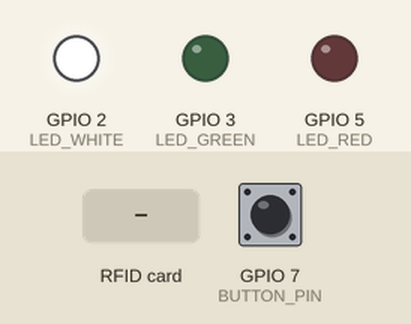
This sketch was run on a simulated ESP32-S3. On the bench: output pins drawn as LEDs (lit = HIGH). The test bench sets the inputs (shaded band); at power-on: GPIO 7 (BUTTON_PIN) HIGH. WiFi joins after 1.5 s; servers stay silent unless stated; uploads are accepted with an empty reply; what the sketch prints to the serial monitor is not drawn.

Above: at 4.2 s.
4.3 s: GPIO 7 (BUTTON_PIN) pulled LOW for 0.15 s
At 5.7 s:
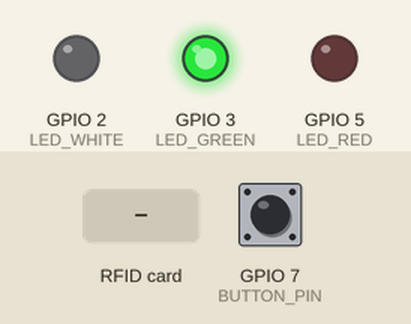
6.0 s: RFID card 5E 7A 19 C4 held to the reader
At 6.6 s:
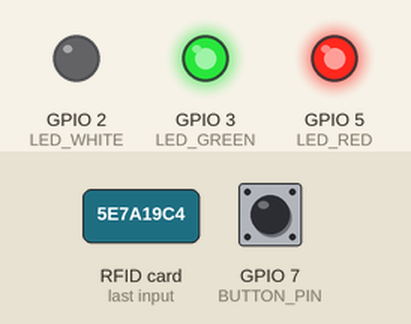
8.2 s: GPIO 7 (BUTTON_PIN) pulled LOW for 1 s
At 10.2 s:
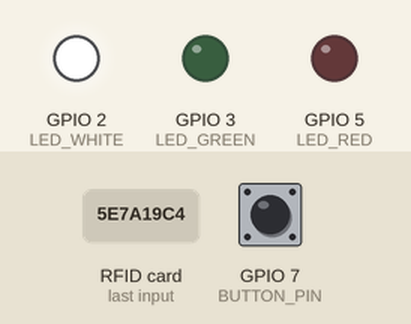
10.8 s: GPIO 7 (BUTTON_PIN) pulled LOW for 3.2 s
At 14.4 s:
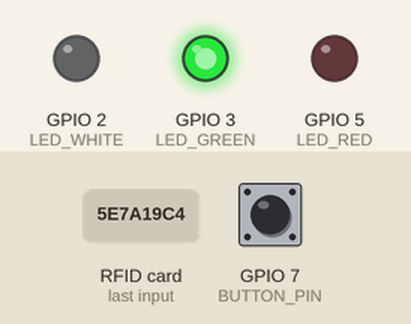
Timing chart, 0 to 15.9 s (numbered marks = the images above; inputs shaded):
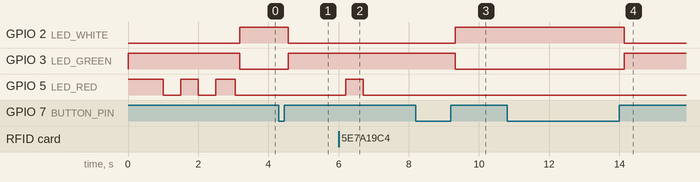

Measured:
- after the input at 4.3 s, GPIO 2 (LED_WHITE): HIGH → LOW after 0.27 s; GPIO 3 (LED_GREEN): LOW → HIGH after 0.27 s
- after the input at 6.0 s, GPIO 5 (LED_RED): LOW → HIGH after 0.20 s, → LOW 0.50 s later
- after the input at 8.2 s, GPIO 2 (LED_WHITE): LOW → HIGH after 1.1 s; GPIO 3 (LED_GREEN): HIGH → LOW after 1.1 s
- after the input at 10.8 s, GPIO 2 (LED_WHITE): HIGH → LOW after 3.3 s; GPIO 3 (LED_GREEN): LOW → HIGH after 3.3 s

The sketch:

rfid_read_write.ino
```cpp
#include <SPI.h>
#include <MFRC522.h>
#include <WiFi.h>
#include <HTTPClient.h>

#define RST_PIN         4           // Pin de reset, configurable
#define SS_PIN          6           // Pin SS, configurable
#define LED_WHITE       2           // Pin pour la LED blanche
#define LED_RED         5           // Pin pour la LED rouge
#define LED_GREEN       3           // Pin pour la LED verte
#define BUTTON_PIN      7           // Pin pour le bouton

#define SSID "PCmatthieu"
#define PASSW "123456789!"
const char* host     = "192.168.137.4";
const char* url      = "/index.php";

MFRC522 mfrc522(SS_PIN, RST_PIN);   // Création d'une instance MFRC522


enum Mode {
  READ_MODE,
  WRITE_MODE
};

Mode currentMode = WRITE_MODE;

enum WriteState {
    WAIT_FOR_FAMILY_NAME,
    WAIT_FOR_FIRST_NAME,
    NONE
};

WriteState writeState = NONE;

String rfidData = "";

unsigned long lastDebounceTime = 0;
unsigned long debounceDelay = 100;
bool lastButtonState = LOW;
bool buttonState = LOW;

bool ledState = LOW;
unsigned long lastReadTime = 0;
const unsigned long readDelay = 1000; // Un délai de 1 seconde (1000 millisecondes)
bool cardDetected = false;

MFRC522::MIFARE_Key key;


void setup() {
  pinMode(LED_WHITE, OUTPUT);
  pinMode(LED_RED, OUTPUT);
  pinMode(LED_GREEN, OUTPUT);
  pinMode(BUTTON_PIN, INPUT_PULLUP);
  digitalWrite(LED_RED, HIGH);
  digitalWrite(LED_GREEN, HIGH);
  Serial.begin(115200);
  delay(1000); // Délai pour stabiliser la communication série

  // Initialisation du WiFi
  WiFi.begin(SSID, PASSW);
  Serial.println(F("\nConnecting"));

  // Attente de la connexion WiFi
  while (WiFi.status() != WL_CONNECTED) {
    Serial.print(F("."));
    digitalWrite(LED_RED, LOW);
    delay(500);
    digitalWrite(LED_RED, HIGH);
    delay(500);
  }

  Serial.println(F("Connecté avec succès !"));
  IPAddress ip = WiFi.localIP();
  Serial.print("IP Address: ");
  Serial.println(ip);
  // Initialisation du SPI et du lecteur MFRC522
  SPI.begin();
  mfrc522.PCD_Init();

  // Configuration initiale de la LED
  updateLED();

  // Initialisation de la clé pour le lecteur MFRC522
  for (byte i = 0; i < 6; i++) {
    key.keyByte[i] = 0xFF;
  }
}


void loop() {
  readButton(); // Lecture de l'état du bouton

  if (currentMode == READ_MODE) {
    performRead(); // Lire les données de la carte si en mode lecture
  } else if (currentMode == WRITE_MODE) {
    performWrite(); // Écrire les données sur la carte si en mode écriture
  }
}


void readButton() {
  bool reading = digitalRead(BUTTON_PIN);

  // Vérifier si l'état du bouton a changé
  if (reading != lastButtonState) {
    lastDebounceTime = millis(); // Réinitialiser le timer de debounce
  }

  if ((millis() - lastDebounceTime) > debounceDelay) {
    if (reading != buttonState && reading == HIGH) {
      Serial.println("Button Pressed");
      currentMode = (currentMode == READ_MODE) ? WRITE_MODE : READ_MODE;
      Serial.print("Changement de mode. Nouveau mode : ");
      Serial.println(currentMode == READ_MODE ? "READ_MODE" : "WRITE_MODE");
      updateLED(); // Mettre à jour l'état de la LED immédiatement
    }
    buttonState = reading;
  }

  lastButtonState = reading;
}


void updateLED() {
  static unsigned long previousMillis = 0;
  const long interval = 200; // Intervalle de clignotement pour la LED verte

  unsigned long currentMillis = millis();

  digitalWrite(LED_WHITE, (currentMode == READ_MODE) ? HIGH : LOW);

  if (currentMode == WRITE_MODE) {
    if (currentMillis - previousMillis >= interval) {
      previousMillis = currentMillis;
      ledState = !ledState;
      digitalWrite(LED_GREEN, ledState ? HIGH : LOW);
    }
  } else {
    if (ledState != LOW) {
      digitalWrite(LED_GREEN, LOW); // S'assurer que la LED verte est éteinte en mode READ
      ledState = LOW;
    }
  }

  digitalWrite(LED_RED, LOW); // La LED rouge reste éteinte par défaut
}


void readBlock(byte block, byte *buffer, byte &len) {
  Serial.print(F("Tentative d'authentification pour le bloc "));
  Serial.println(block);

  // Authentification avant la lecture
  MFRC522::StatusCode authStatus = mfrc522.PCD_Authenticate(MFRC522::PICC_CMD_MF_AUTH_KEY_A, block, &key, &(mfrc522.uid));
  if (authStatus == MFRC522::STATUS_OK) {
    Serial.print(F("Tentative de lecture du bloc "));
    Serial.println(block);

    // Lecture du bloc
    MFRC522::StatusCode readStatus = mfrc522.MIFARE_Read(block, buffer, &len);
    if (readStatus == MFRC522::STATUS_OK) {
      Serial.print(F("Block "));
      Serial.print(block);
      Serial.print(F(": "));
      for (uint8_t i = 0; i < len; i++) {
        Serial.print(buffer[i], HEX);
        Serial.print(" ");
      }
      Serial.println();
    } else {
      Serial.print(F("Échec de la lecture du bloc "));
      Serial.print(block);
      Serial.print(F(", Code d'erreur: "));
      Serial.println(readStatus);
    }
  } else {
    Serial.print(F("Échec de l'authentification pour le bloc "));
    Serial.print(block);
    Serial.print(F(", Code d'erreur: "));
    Serial.println(authStatus);
  }
}


void performRead() {

  if (millis() - lastReadTime < readDelay) {
    return;
  }

  if (!mfrc522.PICC_IsNewCardPresent() || !mfrc522.PICC_ReadCardSerial()) {
    cardDetected = false;
    return;
  }

  if (!cardDetected) {
    Serial.println(F("Carte RFID détectée."));
    cardDetected = true;
  }

  Serial.println(F("**Card Detected:**"));
  mfrc522.PICC_DumpDetailsToSerial(&(mfrc522.uid));

  byte buffer[18];
  byte len = 18;
  byte block;

  // Lecture du nom de famille
  block = 1;
  readBlock(block, buffer, len);

  // Lecture du prénom
  block = 4;
  readBlock(block, buffer, len);

  // Convertit l'UID de la carte en chaîne hexadécimale
  String uidStr = "";
  for (byte i = 0; i < mfrc522.uid.size; i++) {
    if (mfrc522.uid.uidByte[i] < 0x10) {
      uidStr += '0'; // Ajoute un 0 pour les nombres hexadécimaux à un chiffre
    }
    uidStr += String(mfrc522.uid.uidByte[i], HEX);
  }

  uidStr.toUpperCase(); // Convertit la chaîne hexadécimale en majuscules


  String postData = "mode=read&uid=" + uidStr;

  Serial.println("Donnée envoyée au serveur : ");
  Serial.println(postData);


   // Création de l'objet HTTPClient
  HTTPClient http;

  // URL complète de la requête HTTP
  String fullURL = "http://" + String(host) + String(url);

  // Démarre la connexion HTTP
  http.begin(fullURL);

  // Configuration de l'en-tête HTTP
  http.addHeader("Content-Type", "application/x-www-form-urlencoded");

  // Effectue la requête HTTP POST
  int httpResponseCode = http.POST(postData);

  // Vérification de la réponse
  if (httpResponseCode == 200) {
    String response = http.getString();
    Serial.println("Server Response: " + response);

    // Si la réponse contient "True", allumez la LED verte
    if (response.indexOf("True") != -1) {
      digitalWrite(LED_GREEN, HIGH);
      delay(2000); // Allumez la LED verte pendant 2 secondes
      digitalWrite(LED_GREEN, LOW); // Éteignez la LED verte
    } else if (response.indexOf("False") != -1) {
      // Si la réponse contient "False", allumez la LED rouge
      digitalWrite(LED_RED, HIGH);
      delay(2000); // Allumez la LED rouge pendant 2 secondes
      digitalWrite(LED_RED, LOW); // Éteignez la LED rouge
    }
  } else {
    Serial.print("HTTP Request failed with error code: ");
    Serial.println(httpResponseCode);
  }

  // Fermeture de la connexion HTTP
  http.end();

  // Arrête la communication avec la carte RFID
  mfrc522.PICC_HaltA();
  mfrc522.PCD_StopCrypto1();

  lastReadTime = millis();
  cardDetected = false;

  Serial.println(F("Lecture terminée."));
  Serial.println(F("Opération terminée. Retour au mode d'attente."));
}

void performWrite() {
  if (!mfrc522.PICC_IsNewCardPresent() || !mfrc522.PICC_ReadCardSerial()) {
    cardDetected = false;
    return;
  }

  if (!cardDetected) {
    Serial.println(F("Carte RFID détectée."));
    cardDetected = true;
  }

  // Conversion de l'UID de la carte en chaîne de caractères
  String uidStr = "";
  for (byte i = 0; i < mfrc522.uid.size; i++) {
    if (mfrc522.uid.uidByte[i] < 0x10) {
      uidStr += '0';
    }
    uidStr += String(mfrc522.uid.uidByte[i], HEX);
  }
  uidStr.toUpperCase();

  // Envoi de l'UID au serveur
  sendUIDToServer(uidStr);

  mfrc522.PICC_HaltA();
  mfrc522.PCD_StopCrypto1();
  cardDetected = false;
  Serial.println(F("UID envoyé au serveur. Retour au mode d'attente."));
}

void sendUIDToServer(String uid) {
  // Création de l'objet HTTPClient
  HTTPClient http;

  // URL complète de la requête HTTP
  String fullURL = "http://" + String(host) + String(url);

  // Préparation des données à envoyer
  String postData = "mode=write&uid=" + uid;

  // Démarre la connexion HTTP
  http.begin(fullURL);
  http.addHeader("Content-Type", "application/x-www-form-urlencoded");

  // Effectue la requête HTTP POST
  int httpResponseCode = http.POST(postData);

  // Vérification de la réponse
  if (httpResponseCode > 0) {
    String response = http.getString();
    if (response == "UID enregistré avec succès") {
      digitalWrite(LED_WHITE, HIGH);
      delay(500);
      digitalWrite(LED_WHITE, LOW);
    } else {
      digitalWrite(LED_RED, HIGH);
      delay(500);
      digitalWrite(LED_RED, LOW);
    }
    Serial.println("Réponse du serveur : " + response);

  } else {
    Serial.print("Erreur lors de l'envoi de la requête : ");
    Serial.println(httpResponseCode);
  }

  // Fermeture de la connexion HTTP
  http.end();
}
```
